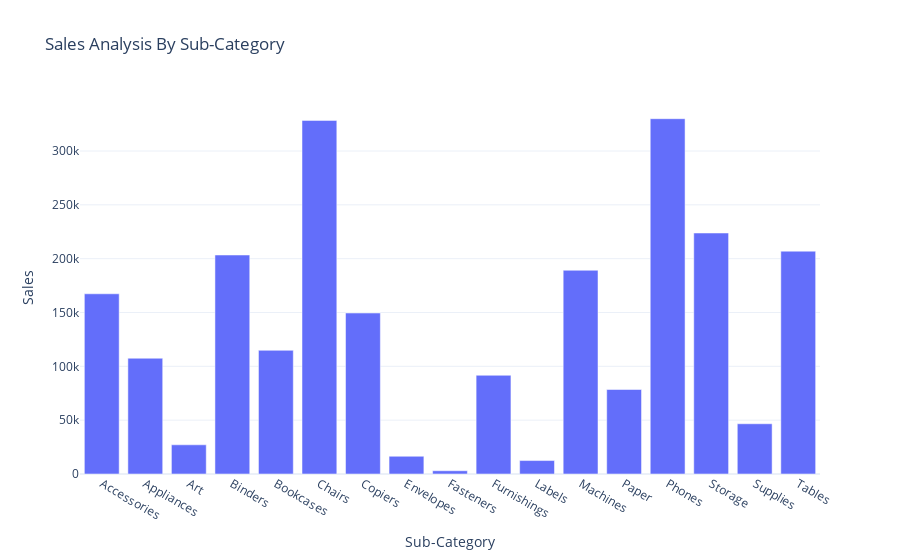

Notebook code cell kept with this figure:
### Code cell
fig = px.bar(sales_by_sub_category , x = "Sub-Category" , y = "Sales" , title = "Sales Analysis By Sub-Category")

fig.show()

### Figure 1 — Plotly figure (JSON) as saved in the notebook; plotly's stock layout.template omitted (floating-point values rounded to 4 significant figures)
{"data": [{"hovertemplate": "Sub-Category=%{x}<br>Sales=%{y}<extra></extra>", "legendgroup": "", "marker": {"color": "#636efa", "pattern": {"shape": ""}}, "name": "", "orientation": "v", "showlegend": false, "textposition": "auto", "type": "bar", "x": ["Accessories", "Appliances", "Art", "Binders", "Bookcases", "Chairs", "Copiers", "Envelopes", "Fasteners", "Furnishings", "Labels", "Machines", "Paper", "Phones", "Storage", "Supplies", "Tables"], "xaxis": "x", "y": [167400.0, 107500.0, 27120.0, 203400.0, 114900.0, 328400.0, 149500.0, 16480.0, 3024.0, 91710.0, 12490.0, 189200.0, 78480.0, 330000.0, 223800.0, 46670.0, 207000.0], "yaxis": "y"}], "layout": {"barmode": "relative", "legend": {"tracegroupgap": 0}, "title": {"text": "Sales Analysis By Sub-Category"}, "xaxis": {"anchor": "y", "domain": [0, 1], "title": {"text": "Sub-Category"}}, "yaxis": {"anchor": "x", "domain": [0, 1], "title": {"text": "Sales"}}}}
